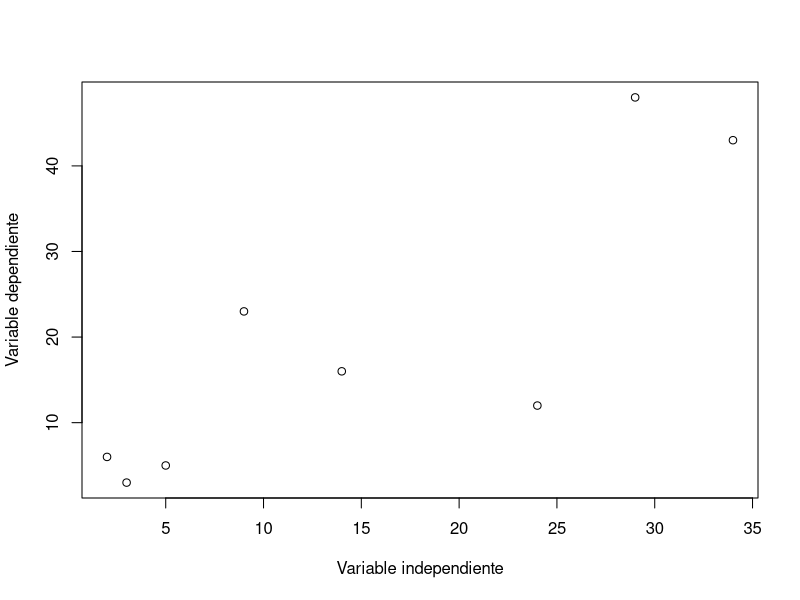
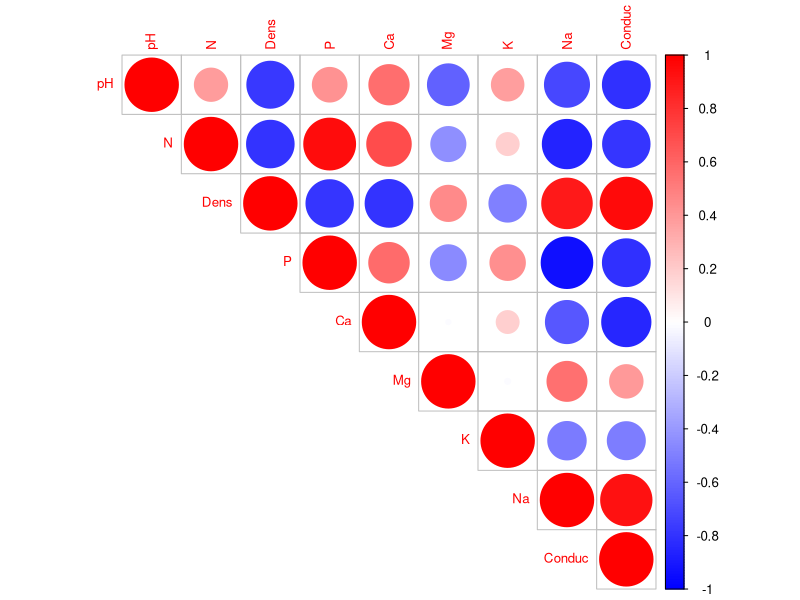
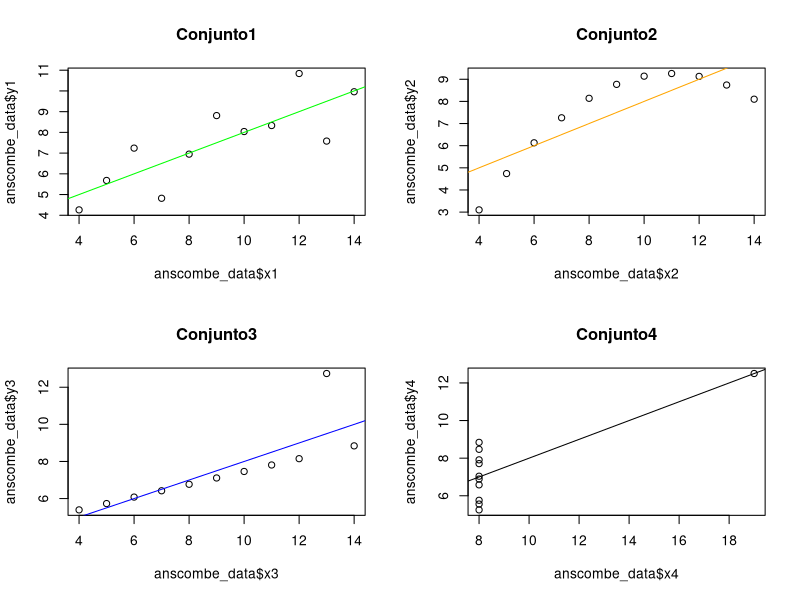

Generate these figures, in order, with R:
# Asignación 5: Correlación
# Héctor Briones Cazares
# 02/10/2025

# Ejercicio 1

speed <- c(2, 3, 5, 9, 14, 24, 29, 34)
abundance <- c(6, 3, 5, 23, 16, 12, 48, 43)

mayfly <- data.frame(speed, abundance)
View (mayfly)

plot(mayfly,
     xlab = "Variable independiente",
     ylab = "Variable dependiente")



shapiro.test(mayfly$speed)      # p-value = 0.2572
shapiro.test(mayfly$abundance)  # p-value = 0.1046

# Significativo, p-value = 0.008393
cor.test(mayfly$speed, mayfly$abundance,
         method = "pearson")

# Ejercicio 2

soil <- data.frame(
  Gp   = c("T0", "T0", "T0", "T0", "T1", "T1", "T1"),
  Block= 1:7,
  pH   = c(5.40, 5.65,5.14,5.14,5.14,5.10,4.70),
  N    = c(0.188,0.165,0.260,0.169,0.164,0.094,0.100),
  Dens = c(0.92,1.04,0.95,1.10,1.12,1.22,1.52),
  P    = c(215,208,300,248,174,129,117),
  Ca   = c(16.35, 12.25,13.02,11.92,14.17,8.55,8.74),
  Mg   = c(7.65,5.15,5.68,7.88,8.12,6.92,8.16),
  K    = c(0.72, 0.71, 0.68, 1.09,0.70, 0.81, 0.39),
  Na   = c(1.14, 0.94, 0.60, 1.01,2.17,2.67,3.32),
  Conduc = c(1.09,1.35,1.41,1.64,1.85,3.18,4.16)
)

# Matriz de correlacion
cor_matrix <- cor(soil[,3:11],method = "pearson")

# Test de normalidad para cada par
library(Hmisc)
cor_results <- rcorr(as.matrix(soil[,3:11]))

cor_matrix
cor_results$P

# Correlograma
library(corrplot)
corrplot(cor_matrix, method = "circle", type = "upper",
         tl.cex = 0.8, col = colorRampPalette(c("blue", "white","red"))(200))

# Ejercicio 3

anscombe
data("anscombe")

anscombe_data <- anscombe

# resumen estadistico
summary(anscombe_data)

cor(anscombe_data$x1, anscombe_data$y1)
cor(anscombe_data$x2, anscombe_data$y2)
cor(anscombe_data$x3, anscombe_data$y3)
cor(anscombe_data$x4, anscombe_data$y4)

# Graficas
par(mfrow=c(2,2))
plot(anscombe_data$x1, anscombe_data$y1,
     main="Conjunto1")
abline(lm(y1 ~ x1, data = anscombe_data), col = "green")

plot(anscombe_data$x2, anscombe_data$y2,
     main = "Conjunto2")
abline(lm(y2 ~ x2, data = anscombe_data), col = "orange")

plot(anscombe_data$x3, anscombe_data$y3,
     main = "Conjunto3")
abline(lm(y3 ~ x3, data = anscombe_data), col = "blue")

plot(anscombe_data$x4, anscombe_data$y4,
     main = "Conjunto4")
abline(lm(y4 ~ x4, data = anscombe_data), col = "black")
